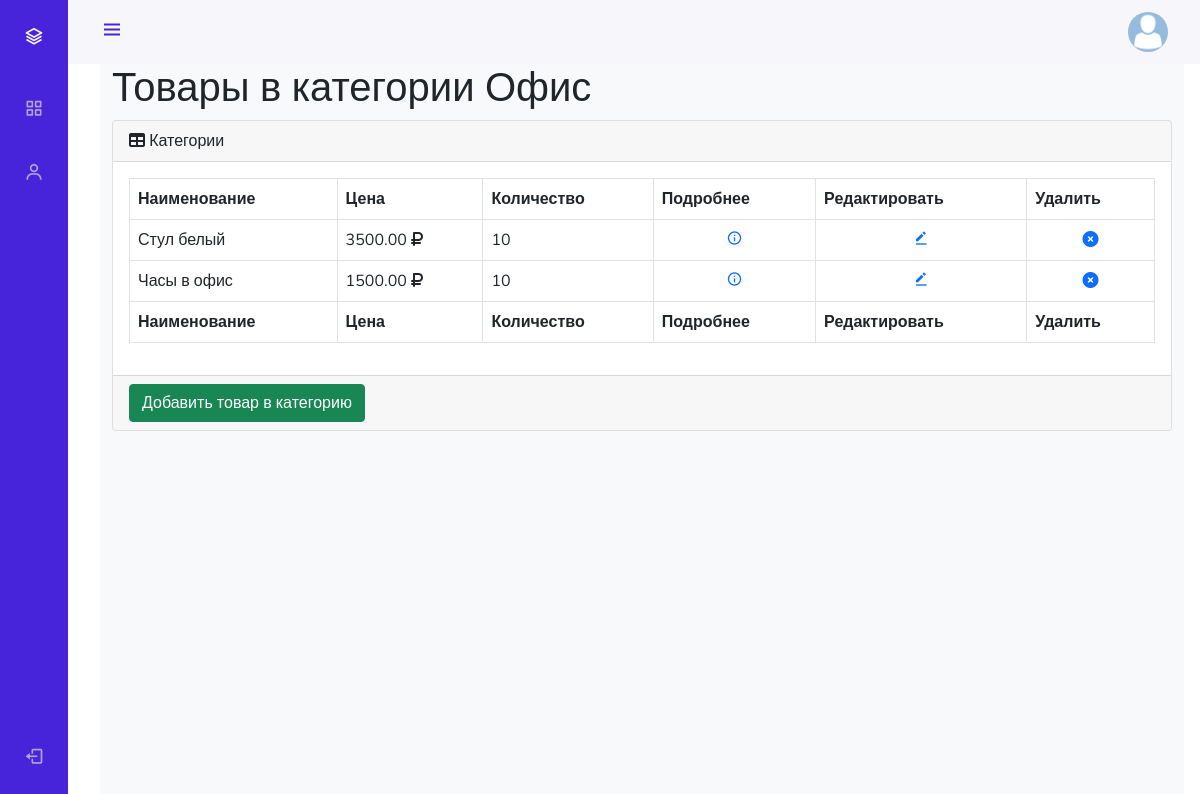
Before: /admin_staff/products/read/category/2/ (signed in) with the older database file.
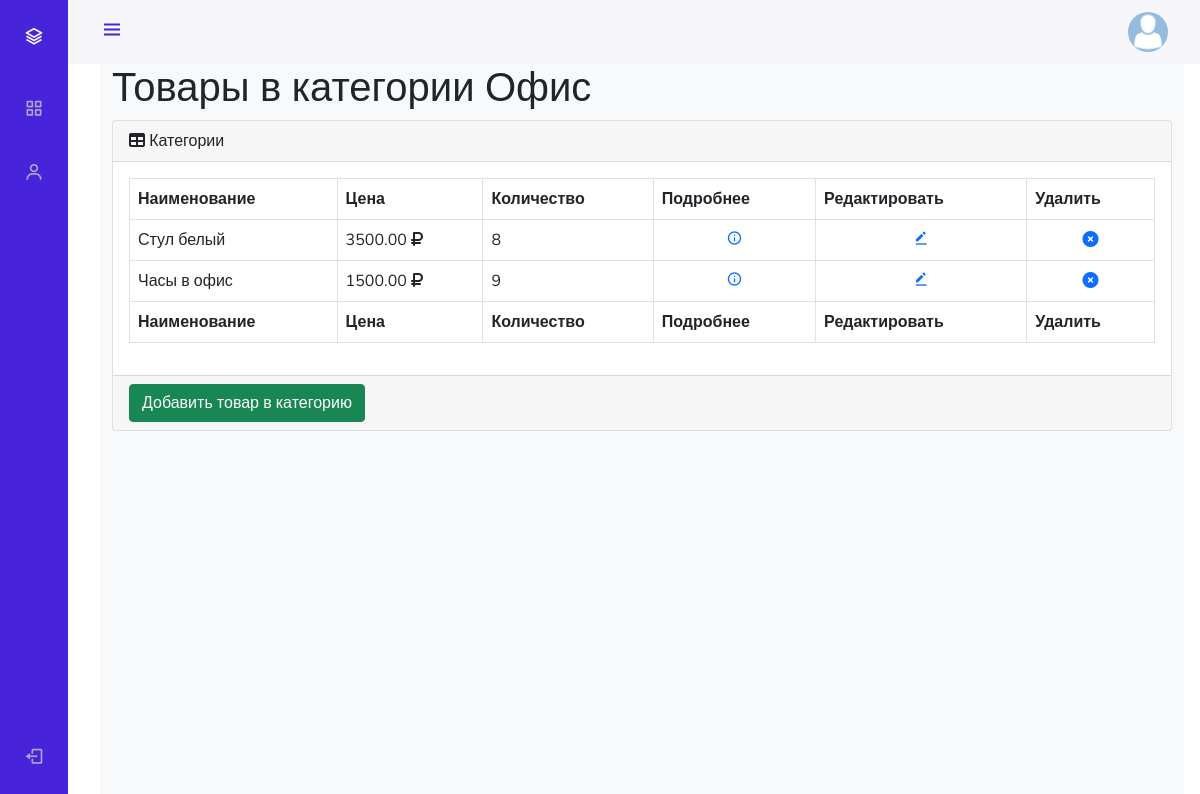
After: the same page with the newer database file.
### productsapp/models.py (models this page shows, shortened)
class Product(models.Model):
    category = models.ForeignKey(ProductCategory, on_delete=models.CASCADE)
    name = models.CharField(verbose_name='имя продукта', max_length=128)
    image = models.ImageField(upload_to='products_images', blank=True)
    short_desc = models.CharField(verbose_name='краткое описание продукта', max_length=60, blank=True)
    description = models.TextField(verbose_name='описание продукта', blank=True)
    price = models.DecimalField(verbose_name='цена продукта', max_digits=8, decimal_places=2, default=0)
    quantity = models.PositiveIntegerField(verbose_name='количество на складе', default=0)
    is_active = models.BooleanField(verbose_name='активный', db_index=True, default=True)

### adminapp/views.py (the view)
# urls.py: path('products/read/category/<int:pk>/', adminapp.ProductsListView.as_view(), name='products'),
class ProductsListView(ListView):
    context_object_name = 'objects'
    template_name = 'adminapp/products.html'
    allow_empty = False
    paginate_by = 3
    @method_decorator(user_passes_test(lambda u: u.is_superuser))
    def dispatch(self, *args, **kwargs):
        return super().dispatch(*args, **kwargs)
    def get_queryset(self):
        self.category = get_object_or_404(ProductCategory, pk=self.kwargs['pk'])
        return Product.objects.filter(category__id=self.kwargs['pk']).order_by('name')
    def get_context_data(self, **kwargs):
        context = super().get_context_data(**kwargs)
        context['title'] = 'админка/продукты'
        context['category'] = self.category
        return context

### adminapp/templatetags/my_tags.py (called while the page is built)
@register.filter(name='media_folder_users')
def media_folder_users(string):
    if not string:
        string = 'users_avatars/default.png'
    return f'{settings.MEDIA_URL}{string}'

### mainapp/context_processors.py (called while the page is built)
def basket(request):
    basket = []
    if request.user.is_authenticated:
        basket = Basket.objects.filter(user=request.user).select_related()
    return {
        'basket': basket,
    }

### adminapp/templates/adminapp/products.html (shortened to what this page needs)
{% extends 'adminapp/base.html' %}
{% load static %}
{% block content %}
    <main>
        <div class="container-fluid">
            <h1 class="mt-4">Товары в категории {{ category.name }}</h1>
            <div class="card mb-4">
                <div class="card-header">
                    <i class="fas fa-table mr-1"></i>
                    Категории
                </div>
                <div class="card-body">
                    <div class="table-responsive">
                        <table class="table table-bordered" id="dataTable" width="100%" cellspacing="0">
                            <thead>
                            <tr>
                                <th>Наименование</th>
                                <th>Цена</th>
                                <th>Количество</th>
                                <th>Подробнее</th>
                                <th>Редактировать</th>
                                <th>Удалить</th>
                            </tr>
                            </thead>
                            <tfoot>
                            <tr>
                                <th>Наименование</th>
                                <th>Цена</th>
                                <th>Количество</th>
                                <th>Подробнее</th>
                                <th>Редактировать</th>
                                <th>Удалить</th>
                            </tr>
                            </tfoot>
                            <tbody>
                            {% for object in objects %}
                                <tr {% if not object.is_active %} style="opacity: 0.5;" {% endif %}>
                                    <td>{{ object.name }}</td>
                                    <td>{{ object.price }} <i class="fas fa-ruble-sign"></i></td>
                                    <td>{{ object.quantity }}</td>
                                    <td class="text-center">
                                        <a href="{% url 'admin_staff:product_read' object.pk %}"><i
                                                class='bx bx-info-circle'></i></a>
                                    </td>
                                    <td class="text-center">
                                        <a href="{% url 'admin_staff:product_update' object.pk %}"><i
                                                class='bx bxs-edit-alt'></i></a>
                                    </td>
                                    <td class="text-center">
                                        <a {% if not object.is_active %} class="invisible" {% endif %}
                                                                         href="{% url 'admin_staff:product_delete' pk=object.pk %}">
                                            <i class="fa fa-times-circle"></i>
                                        </a>
                                    </td>
                                </tr>
                            {% endfor %}
                            </tbody>
                        </table>
                    </div>
                </div>
                <div class="card-footer">
                    <a href="{% url 'admin_staff:product_create' category.pk %}">
                        <button class="btn btn-success">Добавить товар в категорию</button>
                    </a>
                </div>
            </div>
        </div>
    </main>
{% endblock %}

Changed rows visible on the page:
changed Product "Стул белый": quantity "10" → "8"
changed Product "Часы в офис": quantity "10" → "9"
